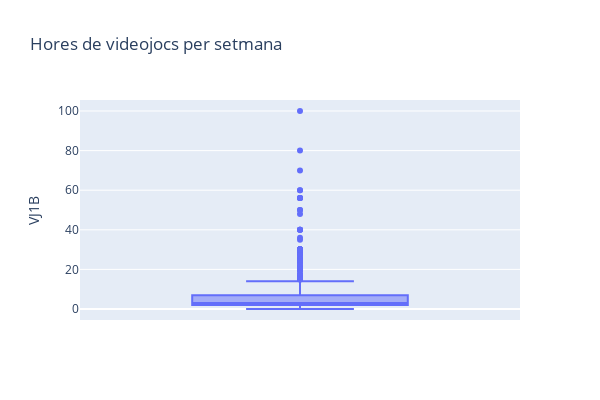

The notebook cell saved with this chart:
### Code cell
fig = px.box(grup_videojocs, y='VJ1B', title="Hores de videojocs per setmana")
fig.update_layout(autosize=False, width=600, height=400)
fig.show()

### Figure 1 — Plotly figure (JSON) as saved in the notebook; plotly's stock layout.template omitted (floating-point values rounded to 4 significant figures; data arrays with more than 128 entries replaced by an {"elided": "..."} marker saying what was removed)
{"data": [{"alignmentgroup": "True", "hovertemplate": "VJ1B=%{y}<extra></extra>", "legendgroup": "", "marker": {"color": "#636efa"}, "name": "", "notched": false, "offsetgroup": "", "orientation": "v", "showlegend": false, "type": "box", "x0": " ", "xaxis": "x", "y": {"elided": "5078 float values"}, "y0": " ", "yaxis": "y"}], "layout": {"autosize": false, "boxmode": "group", "height": 400, "legend": {"tracegroupgap": 0}, "title": {"text": "Hores de videojocs per setmana"}, "width": 600, "xaxis": {"anchor": "y", "domain": [0, 1]}, "yaxis": {"anchor": "x", "domain": [0, 1], "title": {"text": "VJ1B"}}}}
